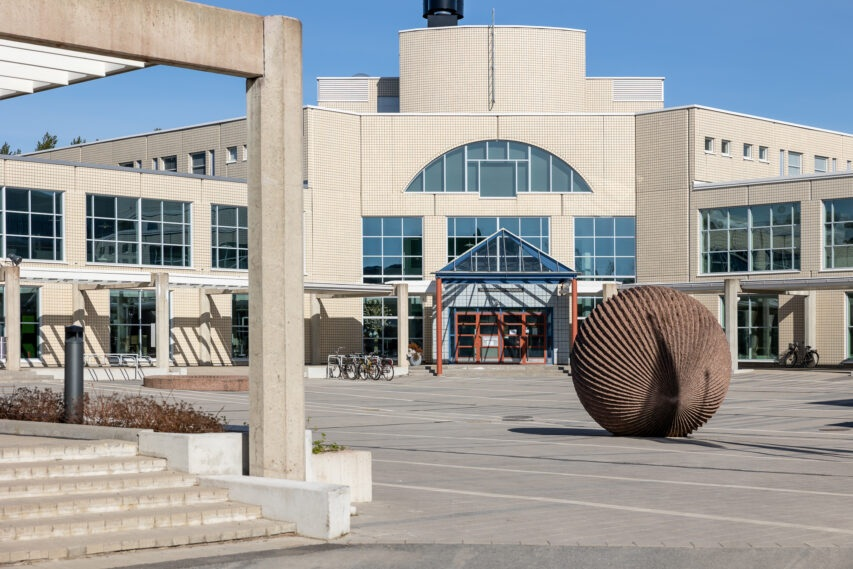
#> input picture week1/pictures/linnanmaa.jpg, 853 x 569 px
$ python gray_scale_image.py
#> lines starting #> are read from the running program, lines starting #| are printed output that depends on the picture
#> further down, picture is the input picture: PIL image 853x569 RGB; mean R, G, B 157.5, 157.7, 156.4
from PIL import Image
import numpy as np

def convert_to_grayscale_average(image_array):
    """
    Converts an RGB image array to grayscale by averaging the R, G, and B channels.
    """
    # 1. Convert to float to prevent integer overflow when adding R+G+B
    img_float = image_array.astype(float)

    # 2. Calculate the average of the 3 channels (R, G, B) for every pixel
    # axis=2 means we are averaging across the "color channel" depth of the array
    average_values = img_float.mean(axis=2)
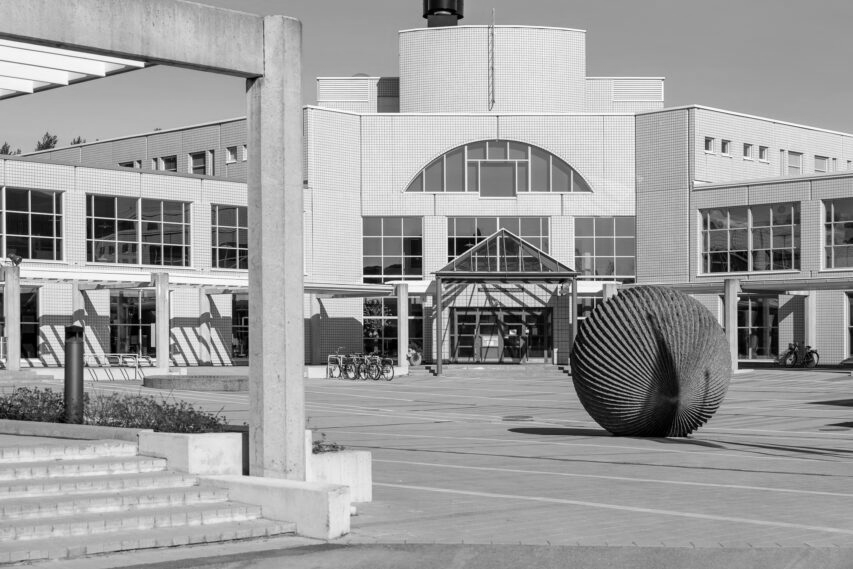
#> average_values: shape (569, 853) float64; min 0, max 255, mean 157.2

    # 3. Create a new image where R, G, and B are all set to this average value
    # np.stack duplicates the average values 3 times so it has an R, G, and B channel
    gray_pixels = np.stack([average_values, average_values, average_values], axis=-1)

    # 4. Convert back to 8-bit integers (0-255) which is what images require
    return gray_pixels.astype(np.uint8)

if __name__ == "__main__":
    # Load the image
    picture_path = "pictures/linnanmaa.jpg"
    picture = Image.open(picture_path)

    # Convert to RGB just in case the image has a transparency channel (RGBA)
    picture = picture.convert('RGB')
    pixels = np.array(picture)

    # Convert to grayscale
    gray_pixels = convert_to_grayscale_average(pixels)

    # Save the resulting image
    gray_image = Image.fromarray(gray_pixels)
    gray_image.save("pictures/linnanmaa_grayscale.jpg")
    print("Saved grayscale image to pictures/linnanmaa_grayscale.jpg")
